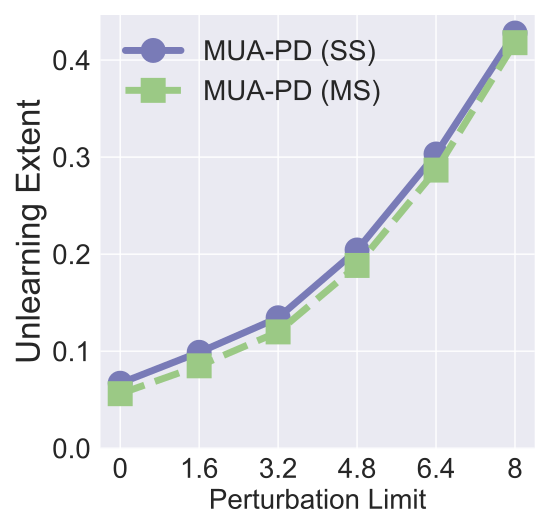

This figure's Python source:


import numpy as np
import matplotlib.pyplot as plt

epsilon = 3
beta = 1 / epsilon


x=[1, 2, 3, 4, 5, 6]
# validation_for_plt =[97,95.8600, 94.9400, 93.5400, 93.2400]
# attack_for_plt=[0, 0.3524, 0, 0.1762, 0.1762]
# basic_for_plt=[99.8, 99.8, 99.8, 99.8, 99.8]

labels = ['0', '1.6', '3.2', '4.8', '6.4', '8']
# unl_org = [97.77, 97.55, 97.35, 97.29, 97.21, 97.21]

# unl_hess_r = [96.6, 96.66, 96.04, 95.94, 95.85, 97.21]
unl_mib = [0.06702, 0.0989, 0.13447178, 0.204308, 0.30323, 0.427868]

unl_muv = [0.05622, 0.084939, 0.11989,  0.18837, 0.28663, 0.41792]
# unl_ss_wo = [94.32, 94.53, 94.78, 93.38, 94.04, 97.21]

for i in range(len(x)):
    unl_mib[i] = unl_mib[i]
    unl_muv[i] = unl_muv[i]

plt.style.use('seaborn')
plt.figure(figsize=(5.5, 5.3))
l_w=5
m_s=15
marker_s = 3
markevery=1
#plt.figure(figsize=(8, 5.3))
#plt.plot(x, unl_fr, color='blue', marker='^', label='Retrain',linewidth=l_w, markersize=m_s)
plt.plot(x, unl_mib, linestyle='-', color='#797BB7', marker='o', fillstyle='full', markevery=markevery,
         label='MUA-PD (SS)', linewidth=l_w, markersize=m_s, markeredgewidth=marker_s)

#plt.plot(x, unl_ss_w, color='g',  marker='*',  label='PriMU$_{w}$',linewidth=l_w, markersize=m_s)
plt.plot(x, unl_muv, linestyle='--', color='#9BC985',  marker='s', fillstyle='full', markevery=markevery,
         label='MUA-PD (MS)',linewidth=l_w, markersize=m_s, markeredgewidth=marker_s)

# plt.plot(x, unl_mib, linestyle=':', color='r',  marker='^', fillstyle='none', markevery=markevery,
#          label='VBU', linewidth=l_w,  markersize=m_s, markeredgewidth=marker_s)

# plt.plot(x, unl_hess_r, linestyle='-.', color='k',  marker='D', fillstyle='none', markevery=markevery,
#          label='HBFU',linewidth=l_w, markersize=m_s, markeredgewidth=marker_s)



#plt.plot(x, unl_vibu, color='silver',  marker='d',  label='VIBU',linewidth=4,  markersize=10)

# plt.plot(x, y_sa03, color='r',  marker='2',  label='AAAI21 A_acc, pr=0.3',linewidth=3, markersize=8)
# plt.plot(x, y_sa05, color='darkblue',  marker='4',  label='AAAI21 A_acc, pr=0.5',linewidth=3, markersize=8)
# plt.plot(x, y_ma03, color='darkviolet',  marker='3',  label='FedMC A_acc, pr=0.3',linewidth=3, markersize=8)
# plt.plot(x, y_ma05, color='cyan',  marker='p',  label='FedMC A_acc, pr=0.5',linewidth=3, markersize=8)


# plt.grid()
leg = plt.legend(fancybox=True, shadow=True)
# plt.xlabel('Malicious Client Ratio (%)' ,fontsize=16)
plt.ylabel('Unlearning Extent' ,fontsize=24)
my_y_ticks = np.arange(0, 0.5, 0.1)
plt.yticks(my_y_ticks,fontsize=20)
plt.xlabel('Perturbation Limit' ,fontsize=20)

plt.xticks(x, labels, fontsize=20)
# plt.title('CIFAR10 IID')

#plt.annotate(r"1e-1", xy=(0.1, 1.01), xycoords='axes fraction', xytext=(-10, 10),textcoords='offset points', ha='right', va='center', fontsize=15)


# plt.title('(c) Utility Preservation', fontsize=24)
plt.legend(loc='best',fontsize=20)
plt.tight_layout()
#plt.title("MNIST")
plt.rcParams['figure.figsize'] = (2.0, 1)
plt.rcParams['image.interpolation'] = 'nearest'
plt.rcParams['figure.subplot.left'] = 0.11
plt.rcParams['figure.subplot.bottom'] = 0.08
plt.rcParams['figure.subplot.right'] = 0.977
plt.rcParams['figure.subplot.top'] = 0.969
plt.savefig('mnist_influence_app_noise_analysis.pdf', format='pdf', dpi=200)
plt.show()
